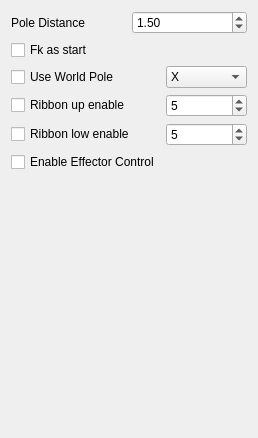
<?xml version="1.0" encoding="UTF-8"?>
<ui version="4.0">
 <class>Form</class>
 <widget class="QWidget" name="Form">
  <property name="geometry">
   <rect>
    <x>0</x>
    <y>0</y>
    <width>258</width>
    <height>438</height>
   </rect>
  </property>
  <property name="windowTitle">
   <string>Form</string>
  </property>
  <layout class="QGridLayout" name="gridLayout_2">
   <item row="0" column="0">
    <layout class="QHBoxLayout" name="horizontalLayout">
     <item>
      <widget class="QLabel" name="label_2">
       <property name="text">
        <string>Pole Distance</string>
       </property>
      </widget>
     </item>
     <item>
      <widget class="QDoubleSpinBox" name="doubleSpinBox_pole_distance">
       <property name="value">
        <double>1.500000000000000</double>
       </property>
      </widget>
     </item>
    </layout>
   </item>
   <item row="1" column="0">
    <layout class="QGridLayout" name="gridLayout">
     <item row="3" column="0">
      <widget class="QCheckBox" name="checkBox_ribbon_low_enable">
       <property name="text">
        <string>Ribbon low enable</string>
       </property>
      </widget>
     </item>
     <item row="1" column="1">
      <widget class="QComboBox" name="comboBox_world_pole_axis">
       <property name="enabled">
        <bool>true</bool>
       </property>
       <item>
        <property name="text">
         <string>X</string>
        </property>
       </item>
       <item>
        <property name="text">
         <string>Y</string>
        </property>
       </item>
       <item>
        <property name="text">
         <string>Z</string>
        </property>
       </item>
       <item>
        <property name="text">
         <string>-X</string>
        </property>
       </item>
       <item>
        <property name="text">
         <string>-Y</string>
        </property>
       </item>
       <item>
        <property name="text">
         <string>-Z</string>
        </property>
       </item>
      </widget>
     </item>
     <item row="2" column="1">
      <widget class="QSpinBox" name="spinBox_ribbon_up">
       <property name="enabled">
        <bool>true</bool>
       </property>
       <property name="minimum">
        <number>1</number>
       </property>
       <property name="value">
        <number>5</number>
       </property>
      </widget>
     </item>
     <item row="3" column="1">
      <widget class="QSpinBox" name="spinBox_ribbon_low">
       <property name="minimum">
        <number>1</number>
       </property>
       <property name="value">
        <number>5</number>
       </property>
      </widget>
     </item>
     <item row="2" column="0">
      <widget class="QCheckBox" name="checkBox_ribbon_up_enable">
       <property name="text">
        <string>Ribbon up enable</string>
       </property>
      </widget>
     </item>
     <item row="0" column="0">
      <widget class="QCheckBox" name="checkBox_fk_as_start">
       <property name="text">
        <string>Fk as start</string>
       </property>
      </widget>
     </item>
     <item row="1" column="0">
      <widget class="QCheckBox" name="checkBox_use_world_pole">
       <property name="text">
        <string>Use World Pole</string>
       </property>
      </widget>
     </item>
     <item row="4" column="0">
      <widget class="QCheckBox" name="checkBox_enable_effector_control">
       <property name="text">
        <string>Enable Effector Control</string>
       </property>
      </widget>
     </item>
    </layout>
   </item>
   <item row="2" column="0">
    <spacer name="verticalSpacer">
     <property name="orientation">
      <enum>Qt::Vertical</enum>
     </property>
     <property name="sizeHint" stdset="0">
      <size>
       <width>20</width>
       <height>359</height>
      </size>
     </property>
    </spacer>
   </item>
  </layout>
 </widget>
 <resources/>
 <connections/>
</ui>
